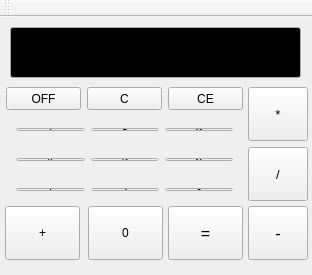
<?xml version="1.0" encoding="UTF-8"?>
<ui version="4.0">
 <class>MainWindow</class>
 <widget class="QMainWindow" name="MainWindow">
  <property name="geometry">
   <rect>
    <x>0</x>
    <y>0</y>
    <width>312</width>
    <height>275</height>
   </rect>
  </property>
  <property name="windowTitle">
   <string>MainWindow</string>
  </property>
  <widget class="QWidget" name="centralWidget">
   <widget class="QLineEdit" name="lineEdit">
    <property name="geometry">
     <rect>
      <x>10</x>
      <y>10</y>
      <width>291</width>
      <height>51</height>
     </rect>
    </property>
    <property name="palette">
     <palette>
      <active>
       <colorrole role="Text">
        <brush brushstyle="SolidPattern">
         <color alpha="255">
          <red>255</red>
          <green>255</green>
          <blue>255</blue>
         </color>
        </brush>
       </colorrole>
       <colorrole role="Base">
        <brush brushstyle="SolidPattern">
         <color alpha="255">
          <red>0</red>
          <green>0</green>
          <blue>0</blue>
         </color>
        </brush>
       </colorrole>
      </active>
      <inactive>
       <colorrole role="Text">
        <brush brushstyle="SolidPattern">
         <color alpha="255">
          <red>255</red>
          <green>255</green>
          <blue>255</blue>
         </color>
        </brush>
       </colorrole>
       <colorrole role="Base">
        <brush brushstyle="SolidPattern">
         <color alpha="255">
          <red>0</red>
          <green>0</green>
          <blue>0</blue>
         </color>
        </brush>
       </colorrole>
      </inactive>
      <disabled>
       <colorrole role="Text">
        <brush brushstyle="SolidPattern">
         <color alpha="255">
          <red>120</red>
          <green>120</green>
          <blue>120</blue>
         </color>
        </brush>
       </colorrole>
       <colorrole role="Base">
        <brush brushstyle="SolidPattern">
         <color alpha="255">
          <red>240</red>
          <green>240</green>
          <blue>240</blue>
         </color>
        </brush>
       </colorrole>
      </disabled>
     </palette>
    </property>
    <property name="font">
     <font>
      <pointsize>20</pointsize>
     </font>
    </property>
    <property name="alignment">
     <set>Qt::AlignRight|Qt::AlignTrailing|Qt::AlignVCenter</set>
    </property>
    <property name="readOnly">
     <bool>true</bool>
    </property>
   </widget>
   <widget class="QPushButton" name="OPplus">
    <property name="geometry">
     <rect>
      <x>5</x>
      <y>189</y>
      <width>75</width>
      <height>54</height>
     </rect>
    </property>
    <property name="text">
     <string>+</string>
    </property>
   </widget>
   <widget class="QPushButton" name="ClearButton">
    <property name="geometry">
     <rect>
      <x>168</x>
      <y>70</y>
      <width>75</width>
      <height>23</height>
     </rect>
    </property>
    <property name="text">
     <string>CE</string>
    </property>
   </widget>
   <widget class="QPushButton" name="EqualsButton">
    <property name="geometry">
     <rect>
      <x>168</x>
      <y>189</y>
      <width>75</width>
      <height>54</height>
     </rect>
    </property>
    <property name="font">
     <font>
      <pointsize>12</pointsize>
     </font>
    </property>
    <property name="text">
     <string>=</string>
    </property>
   </widget>
   <widget class="QPushButton" name="Num0">
    <property name="geometry">
     <rect>
      <x>88</x>
      <y>189</y>
      <width>75</width>
      <height>54</height>
     </rect>
    </property>
    <property name="text">
     <string>0</string>
    </property>
   </widget>
   <widget class="QPushButton" name="CButton">
    <property name="geometry">
     <rect>
      <x>87</x>
      <y>70</y>
      <width>75</width>
      <height>23</height>
     </rect>
    </property>
    <property name="text">
     <string>C</string>
    </property>
   </widget>
   <widget class="QPushButton" name="OFFButton">
    <property name="geometry">
     <rect>
      <x>6</x>
      <y>70</y>
      <width>75</width>
      <height>23</height>
     </rect>
    </property>
    <property name="text">
     <string>OFF</string>
    </property>
   </widget>
   <widget class="QPushButton" name="pushButton">
    <property name="geometry">
     <rect>
      <x>248</x>
      <y>70</y>
      <width>60</width>
      <height>54</height>
     </rect>
    </property>
    <property name="font">
     <font>
      <pointsize>10</pointsize>
     </font>
    </property>
    <property name="text">
     <string>*</string>
    </property>
   </widget>
   <widget class="QPushButton" name="pushButton_2">
    <property name="geometry">
     <rect>
      <x>248</x>
      <y>189</y>
      <width>60</width>
      <height>54</height>
     </rect>
    </property>
    <property name="font">
     <font>
      <pointsize>12</pointsize>
     </font>
    </property>
    <property name="text">
     <string>-</string>
    </property>
   </widget>
   <widget class="QPushButton" name="pushButton_3">
    <property name="geometry">
     <rect>
      <x>248</x>
      <y>130</y>
      <width>60</width>
      <height>54</height>
     </rect>
    </property>
    <property name="font">
     <font>
      <pointsize>10</pointsize>
     </font>
    </property>
    <property name="text">
     <string>/</string>
    </property>
   </widget>
   <widget class="QWidget" name="layoutWidget">
    <property name="geometry">
     <rect>
      <x>5</x>
      <y>100</y>
      <width>239</width>
      <height>25</height>
     </rect>
    </property>
    <layout class="QHBoxLayout" name="horizontalLayout">
     <item>
      <widget class="QPushButton" name="Num7">
       <property name="text">
        <string>7</string>
       </property>
      </widget>
     </item>
     <item>
      <widget class="QPushButton" name="Num8">
       <property name="text">
        <string>8</string>
       </property>
      </widget>
     </item>
     <item>
      <widget class="QPushButton" name="Num9">
       <property name="text">
        <string>9</string>
       </property>
      </widget>
     </item>
    </layout>
   </widget>
   <widget class="QWidget" name="layoutWidget">
    <property name="geometry">
     <rect>
      <x>5</x>
      <y>130</y>
      <width>239</width>
      <height>25</height>
     </rect>
    </property>
    <layout class="QHBoxLayout" name="horizontalLayout_2">
     <item>
      <widget class="QPushButton" name="Num4">
       <property name="text">
        <string>4</string>
       </property>
      </widget>
     </item>
     <item>
      <widget class="QPushButton" name="Num5">
       <property name="text">
        <string>5</string>
       </property>
      </widget>
     </item>
     <item>
      <widget class="QPushButton" name="Num6">
       <property name="text">
        <string>6</string>
       </property>
      </widget>
     </item>
    </layout>
   </widget>
   <widget class="QWidget" name="layoutWidget">
    <property name="geometry">
     <rect>
      <x>5</x>
      <y>160</y>
      <width>239</width>
      <height>25</height>
     </rect>
    </property>
    <layout class="QHBoxLayout" name="horizontalLayout_3">
     <item>
      <widget class="QPushButton" name="Num1">
       <property name="text">
        <string>1</string>
       </property>
      </widget>
     </item>
     <item>
      <widget class="QPushButton" name="Num2">
       <property name="text">
        <string>2</string>
       </property>
      </widget>
     </item>
     <item>
      <widget class="QPushButton" name="Num3">
       <property name="text">
        <string>3</string>
       </property>
      </widget>
     </item>
    </layout>
   </widget>
  </widget>
  <widget class="QMenuBar" name="menuBar">
   <property name="geometry">
    <rect>
     <x>0</x>
     <y>0</y>
     <width>312</width>
     <height>21</height>
    </rect>
   </property>
  </widget>
  <widget class="QToolBar" name="mainToolBar">
   <attribute name="toolBarArea">
    <enum>TopToolBarArea</enum>
   </attribute>
   <attribute name="toolBarBreak">
    <bool>false</bool>
   </attribute>
  </widget>
 </widget>
 <layoutdefault spacing="6" margin="11"/>
 <resources/>
 <connections>
  <connection>
   <sender>OFFButton</sender>
   <signal>clicked()</signal>
   <receiver>MainWindow</receiver>
   <slot>close()</slot>
   <hints>
    <hint type="sourcelabel">
     <x>12</x>
     <y>113</y>
    </hint>
    <hint type="destinationlabel">
     <x>-4</x>
     <y>116</y>
    </hint>
   </hints>
  </connection>
 </connections>
</ui>
